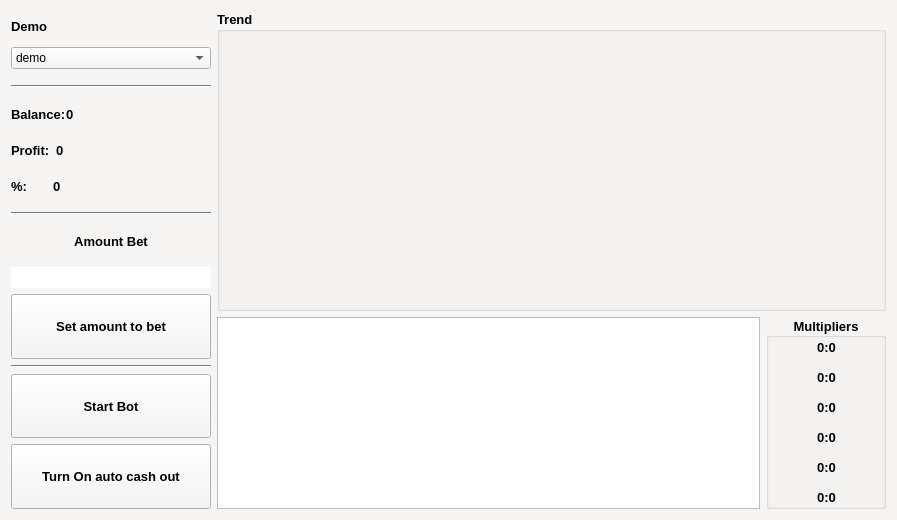
<?xml version="1.0" encoding="UTF-8"?>
<ui version="4.0">
 <class>consoleForm</class>
 <widget class="QWidget" name="consoleForm">
  <property name="geometry">
   <rect>
    <x>0</x>
    <y>0</y>
    <width>897</width>
    <height>520</height>
   </rect>
  </property>
  <property name="minimumSize">
   <size>
    <width>200</width>
    <height>200</height>
   </size>
  </property>
  <property name="maximumSize">
   <size>
    <width>1920</width>
    <height>1080</height>
   </size>
  </property>
  <property name="palette">
   <palette>
    <active>
     <colorrole role="WindowText">
      <brush brushstyle="SolidPattern">
       <color alpha="255">
        <red>0</red>
        <green>0</green>
        <blue>0</blue>
       </color>
      </brush>
     </colorrole>
     <colorrole role="Button">
      <brush brushstyle="SolidPattern">
       <color alpha="255">
        <red>246</red>
        <green>245</green>
        <blue>244</blue>
       </color>
      </brush>
     </colorrole>
     <colorrole role="Light">
      <brush brushstyle="SolidPattern">
       <color alpha="255">
        <red>255</red>
        <green>255</green>
        <blue>255</blue>
       </color>
      </brush>
     </colorrole>
     <colorrole role="Midlight">
      <brush brushstyle="SolidPattern">
       <color alpha="255">
        <red>250</red>
        <green>250</green>
        <blue>249</blue>
       </color>
      </brush>
     </colorrole>
     <colorrole role="Dark">
      <brush brushstyle="SolidPattern">
       <color alpha="255">
        <red>123</red>
        <green>122</green>
        <blue>122</blue>
       </color>
      </brush>
     </colorrole>
     <colorrole role="Mid">
      <brush brushstyle="SolidPattern">
       <color alpha="255">
        <red>164</red>
        <green>163</green>
        <blue>163</blue>
       </color>
      </brush>
     </colorrole>
     <colorrole role="Text">
      <brush brushstyle="SolidPattern">
       <color alpha="255">
        <red>0</red>
        <green>0</green>
        <blue>0</blue>
       </color>
      </brush>
     </colorrole>
     <colorrole role="BrightText">
      <brush brushstyle="SolidPattern">
       <color alpha="255">
        <red>255</red>
        <green>255</green>
        <blue>255</blue>
       </color>
      </brush>
     </colorrole>
     <colorrole role="ButtonText">
      <brush brushstyle="SolidPattern">
       <color alpha="255">
        <red>0</red>
        <green>0</green>
        <blue>0</blue>
       </color>
      </brush>
     </colorrole>
     <colorrole role="Base">
      <brush brushstyle="SolidPattern">
       <color alpha="255">
        <red>255</red>
        <green>255</green>
        <blue>255</blue>
       </color>
      </brush>
     </colorrole>
     <colorrole role="Window">
      <brush brushstyle="SolidPattern">
       <color alpha="255">
        <red>246</red>
        <green>245</green>
        <blue>244</blue>
       </color>
      </brush>
     </colorrole>
     <colorrole role="Shadow">
      <brush brushstyle="SolidPattern">
       <color alpha="255">
        <red>0</red>
        <green>0</green>
        <blue>0</blue>
       </color>
      </brush>
     </colorrole>
     <colorrole role="AlternateBase">
      <brush brushstyle="SolidPattern">
       <color alpha="255">
        <red>250</red>
        <green>250</green>
        <blue>249</blue>
       </color>
      </brush>
     </colorrole>
     <colorrole role="ToolTipBase">
      <brush brushstyle="SolidPattern">
       <color alpha="255">
        <red>0</red>
        <green>0</green>
        <blue>0</blue>
       </color>
      </brush>
     </colorrole>
     <colorrole role="ToolTipText">
      <brush brushstyle="SolidPattern">
       <color alpha="255">
        <red>255</red>
        <green>255</green>
        <blue>255</blue>
       </color>
      </brush>
     </colorrole>
     <colorrole role="PlaceholderText">
      <brush brushstyle="SolidPattern">
       <color alpha="128">
        <red>0</red>
        <green>0</green>
        <blue>0</blue>
       </color>
      </brush>
     </colorrole>
    </active>
    <inactive>
     <colorrole role="WindowText">
      <brush brushstyle="SolidPattern">
       <color alpha="255">
        <red>0</red>
        <green>0</green>
        <blue>0</blue>
       </color>
      </brush>
     </colorrole>
     <colorrole role="Button">
      <brush brushstyle="SolidPattern">
       <color alpha="255">
        <red>246</red>
        <green>245</green>
        <blue>244</blue>
       </color>
      </brush>
     </colorrole>
     <colorrole role="Light">
      <brush brushstyle="SolidPattern">
       <color alpha="255">
        <red>255</red>
        <green>255</green>
        <blue>255</blue>
       </color>
      </brush>
     </colorrole>
     <colorrole role="Midlight">
      <brush brushstyle="SolidPattern">
       <color alpha="255">
        <red>250</red>
        <green>250</green>
        <blue>249</blue>
       </color>
      </brush>
     </colorrole>
     <colorrole role="Dark">
      <brush brushstyle="SolidPattern">
       <color alpha="255">
        <red>123</red>
        <green>122</green>
        <blue>122</blue>
       </color>
      </brush>
     </colorrole>
     <colorrole role="Mid">
      <brush brushstyle="SolidPattern">
       <color alpha="255">
        <red>164</red>
        <green>163</green>
        <blue>163</blue>
       </color>
      </brush>
     </colorrole>
     <colorrole role="Text">
      <brush brushstyle="SolidPattern">
       <color alpha="255">
        <red>0</red>
        <green>0</green>
        <blue>0</blue>
       </color>
      </brush>
     </colorrole>
     <colorrole role="BrightText">
      <brush brushstyle="SolidPattern">
       <color alpha="255">
        <red>255</red>
        <green>255</green>
        <blue>255</blue>
       </color>
      </brush>
     </colorrole>
     <colorrole role="ButtonText">
      <brush brushstyle="SolidPattern">
       <color alpha="255">
        <red>0</red>
        <green>0</green>
        <blue>0</blue>
       </color>
      </brush>
     </colorrole>
     <colorrole role="Base">
      <brush brushstyle="SolidPattern">
       <color alpha="255">
        <red>255</red>
        <green>255</green>
        <blue>255</blue>
       </color>
      </brush>
     </colorrole>
     <colorrole role="Window">
      <brush brushstyle="SolidPattern">
       <color alpha="255">
        <red>246</red>
        <green>245</green>
        <blue>244</blue>
       </color>
      </brush>
     </colorrole>
     <colorrole role="Shadow">
      <brush brushstyle="SolidPattern">
       <color alpha="255">
        <red>0</red>
        <green>0</green>
        <blue>0</blue>
       </color>
      </brush>
     </colorrole>
     <colorrole role="AlternateBase">
      <brush brushstyle="SolidPattern">
       <color alpha="255">
        <red>250</red>
        <green>250</green>
        <blue>249</blue>
       </color>
      </brush>
     </colorrole>
     <colorrole role="ToolTipBase">
      <brush brushstyle="SolidPattern">
       <color alpha="255">
        <red>0</red>
        <green>0</green>
        <blue>0</blue>
       </color>
      </brush>
     </colorrole>
     <colorrole role="ToolTipText">
      <brush brushstyle="SolidPattern">
       <color alpha="255">
        <red>255</red>
        <green>255</green>
        <blue>255</blue>
       </color>
      </brush>
     </colorrole>
     <colorrole role="PlaceholderText">
      <brush brushstyle="SolidPattern">
       <color alpha="128">
        <red>0</red>
        <green>0</green>
        <blue>0</blue>
       </color>
      </brush>
     </colorrole>
    </inactive>
    <disabled>
     <colorrole role="WindowText">
      <brush brushstyle="SolidPattern">
       <color alpha="255">
        <red>123</red>
        <green>122</green>
        <blue>122</blue>
       </color>
      </brush>
     </colorrole>
     <colorrole role="Button">
      <brush brushstyle="SolidPattern">
       <color alpha="255">
        <red>246</red>
        <green>245</green>
        <blue>244</blue>
       </color>
      </brush>
     </colorrole>
     <colorrole role="Light">
      <brush brushstyle="SolidPattern">
       <color alpha="255">
        <red>255</red>
        <green>255</green>
        <blue>255</blue>
       </color>
      </brush>
     </colorrole>
     <colorrole role="Midlight">
      <brush brushstyle="SolidPattern">
       <color alpha="255">
        <red>250</red>
        <green>250</green>
        <blue>249</blue>
       </color>
      </brush>
     </colorrole>
     <colorrole role="Dark">
      <brush brushstyle="SolidPattern">
       <color alpha="255">
        <red>123</red>
        <green>122</green>
        <blue>122</blue>
       </color>
      </brush>
     </colorrole>
     <colorrole role="Mid">
      <brush brushstyle="SolidPattern">
       <color alpha="255">
        <red>164</red>
        <green>163</green>
        <blue>163</blue>
       </color>
      </brush>
     </colorrole>
     <colorrole role="Text">
      <brush brushstyle="SolidPattern">
       <color alpha="255">
        <red>123</red>
        <green>122</green>
        <blue>122</blue>
       </color>
      </brush>
     </colorrole>
     <colorrole role="BrightText">
      <brush brushstyle="SolidPattern">
       <color alpha="255">
        <red>255</red>
        <green>255</green>
        <blue>255</blue>
       </color>
      </brush>
     </colorrole>
     <colorrole role="ButtonText">
      <brush brushstyle="SolidPattern">
       <color alpha="255">
        <red>123</red>
        <green>122</green>
        <blue>122</blue>
       </color>
      </brush>
     </colorrole>
     <colorrole role="Base">
      <brush brushstyle="SolidPattern">
       <color alpha="255">
        <red>246</red>
        <green>245</green>
        <blue>244</blue>
       </color>
      </brush>
     </colorrole>
     <colorrole role="Window">
      <brush brushstyle="SolidPattern">
       <color alpha="255">
        <red>246</red>
        <green>245</green>
        <blue>244</blue>
       </color>
      </brush>
     </colorrole>
     <colorrole role="Shadow">
      <brush brushstyle="SolidPattern">
       <color alpha="255">
        <red>0</red>
        <green>0</green>
        <blue>0</blue>
       </color>
      </brush>
     </colorrole>
     <colorrole role="AlternateBase">
      <brush brushstyle="SolidPattern">
       <color alpha="255">
        <red>246</red>
        <green>245</green>
        <blue>244</blue>
       </color>
      </brush>
     </colorrole>
     <colorrole role="ToolTipBase">
      <brush brushstyle="SolidPattern">
       <color alpha="255">
        <red>0</red>
        <green>0</green>
        <blue>0</blue>
       </color>
      </brush>
     </colorrole>
     <colorrole role="ToolTipText">
      <brush brushstyle="SolidPattern">
       <color alpha="255">
        <red>255</red>
        <green>255</green>
        <blue>255</blue>
       </color>
      </brush>
     </colorrole>
     <colorrole role="PlaceholderText">
      <brush brushstyle="SolidPattern">
       <color alpha="128">
        <red>0</red>
        <green>0</green>
        <blue>0</blue>
       </color>
      </brush>
     </colorrole>
    </disabled>
   </palette>
  </property>
  <property name="windowTitle">
   <string notr="true">Form</string>
  </property>
  <property name="inputMethodHints">
   <set>Qt::ImhPreferNumbers</set>
  </property>
  <layout class="QHBoxLayout" name="horizontalLayout">
   <item>
    <layout class="QVBoxLayout" name="verticalLayout">
     <property name="spacing">
      <number>-1</number>
     </property>
     <property name="sizeConstraint">
      <enum>QLayout::SetDefaultConstraint</enum>
     </property>
     <property name="rightMargin">
      <number>0</number>
     </property>
     <item>
      <widget class="QLabel" name="lbl_home_bet">
       <property name="sizePolicy">
        <sizepolicy hsizetype="Fixed" vsizetype="Fixed">
         <horstretch>1</horstretch>
         <verstretch>0</verstretch>
        </sizepolicy>
       </property>
       <property name="minimumSize">
        <size>
         <width>200</width>
         <height>30</height>
        </size>
       </property>
       <property name="maximumSize">
        <size>
         <width>200</width>
         <height>30</height>
        </size>
       </property>
       <property name="font">
        <font>
         <family>Arial</family>
         <pointsize>10</pointsize>
         <bold>true</bold>
        </font>
       </property>
       <property name="text">
        <string>Demo</string>
       </property>
      </widget>
     </item>
     <item>
      <widget class="QComboBox" name="cmb_bot">
       <property name="sizePolicy">
        <sizepolicy hsizetype="Minimum" vsizetype="Fixed">
         <horstretch>0</horstretch>
         <verstretch>0</verstretch>
        </sizepolicy>
       </property>
       <item>
        <property name="text">
         <string>demo</string>
        </property>
       </item>
      </widget>
     </item>
     <item>
      <spacer name="verticalSpacer_3">
       <property name="orientation">
        <enum>Qt::Vertical</enum>
       </property>
       <property name="sizeType">
        <enum>QSizePolicy::Fixed</enum>
       </property>
       <property name="sizeHint" stdset="0">
        <size>
         <width>20</width>
         <height>10</height>
        </size>
       </property>
      </spacer>
     </item>
     <item>
      <widget class="Line" name="line_4">
       <property name="sizePolicy">
        <sizepolicy hsizetype="Minimum" vsizetype="Fixed">
         <horstretch>1</horstretch>
         <verstretch>0</verstretch>
        </sizepolicy>
       </property>
       <property name="orientation">
        <enum>Qt::Horizontal</enum>
       </property>
      </widget>
     </item>
     <item>
      <spacer name="verticalSpacer_2">
       <property name="orientation">
        <enum>Qt::Vertical</enum>
       </property>
       <property name="sizeType">
        <enum>QSizePolicy::Fixed</enum>
       </property>
       <property name="sizeHint" stdset="0">
        <size>
         <width>20</width>
         <height>5</height>
        </size>
       </property>
      </spacer>
     </item>
     <item>
      <layout class="QHBoxLayout" name="horizontalLayout_4" stretch="0,0">
       <property name="spacing">
        <number>0</number>
       </property>
       <item>
        <widget class="QLabel" name="label_2">
         <property name="sizePolicy">
          <sizepolicy hsizetype="Preferred" vsizetype="Preferred">
           <horstretch>0</horstretch>
           <verstretch>0</verstretch>
          </sizepolicy>
         </property>
         <property name="font">
          <font>
           <family>Arial</family>
           <pointsize>10</pointsize>
           <bold>true</bold>
          </font>
         </property>
         <property name="text">
          <string>Balance:</string>
         </property>
        </widget>
       </item>
       <item>
        <widget class="QLabel" name="lbl_balance">
         <property name="sizePolicy">
          <sizepolicy hsizetype="Preferred" vsizetype="Fixed">
           <horstretch>1</horstretch>
           <verstretch>0</verstretch>
          </sizepolicy>
         </property>
         <property name="minimumSize">
          <size>
           <width>0</width>
           <height>30</height>
          </size>
         </property>
         <property name="font">
          <font>
           <family>Arial</family>
           <pointsize>10</pointsize>
           <bold>true</bold>
          </font>
         </property>
         <property name="text">
          <string>0</string>
         </property>
        </widget>
       </item>
      </layout>
     </item>
     <item>
      <layout class="QHBoxLayout" name="horizontalLayout_3">
       <item>
        <widget class="QLabel" name="label_4">
         <property name="sizePolicy">
          <sizepolicy hsizetype="Preferred" vsizetype="Preferred">
           <horstretch>0</horstretch>
           <verstretch>0</verstretch>
          </sizepolicy>
         </property>
         <property name="font">
          <font>
           <family>Arial</family>
           <pointsize>10</pointsize>
           <bold>true</bold>
          </font>
         </property>
         <property name="text">
          <string>Profit:</string>
         </property>
        </widget>
       </item>
       <item>
        <widget class="QLabel" name="lbl_profit">
         <property name="sizePolicy">
          <sizepolicy hsizetype="Preferred" vsizetype="Fixed">
           <horstretch>1</horstretch>
           <verstretch>0</verstretch>
          </sizepolicy>
         </property>
         <property name="minimumSize">
          <size>
           <width>0</width>
           <height>30</height>
          </size>
         </property>
         <property name="font">
          <font>
           <family>Arial</family>
           <pointsize>10</pointsize>
           <bold>true</bold>
           <kerning>true</kerning>
          </font>
         </property>
         <property name="text">
          <string>0</string>
         </property>
        </widget>
       </item>
      </layout>
     </item>
     <item>
      <layout class="QHBoxLayout" name="horizontalLayout_5">
       <property name="spacing">
        <number>26</number>
       </property>
       <property name="sizeConstraint">
        <enum>QLayout::SetFixedSize</enum>
       </property>
       <item>
        <widget class="QLabel" name="label_5">
         <property name="sizePolicy">
          <sizepolicy hsizetype="Preferred" vsizetype="Fixed">
           <horstretch>0</horstretch>
           <verstretch>0</verstretch>
          </sizepolicy>
         </property>
         <property name="minimumSize">
          <size>
           <width>0</width>
           <height>30</height>
          </size>
         </property>
         <property name="font">
          <font>
           <family>Arial</family>
           <pointsize>10</pointsize>
           <bold>true</bold>
          </font>
         </property>
         <property name="text">
          <string>%:</string>
         </property>
        </widget>
       </item>
       <item>
        <widget class="QLabel" name="lbl_profit_per">
         <property name="sizePolicy">
          <sizepolicy hsizetype="Preferred" vsizetype="Fixed">
           <horstretch>1</horstretch>
           <verstretch>0</verstretch>
          </sizepolicy>
         </property>
         <property name="minimumSize">
          <size>
           <width>0</width>
           <height>30</height>
          </size>
         </property>
         <property name="font">
          <font>
           <family>Arial</family>
           <pointsize>10</pointsize>
           <bold>true</bold>
          </font>
         </property>
         <property name="text">
          <string>0</string>
         </property>
        </widget>
       </item>
      </layout>
     </item>
     <item>
      <spacer name="verticalSpacer">
       <property name="orientation">
        <enum>Qt::Vertical</enum>
       </property>
       <property name="sizeType">
        <enum>QSizePolicy::Fixed</enum>
       </property>
       <property name="sizeHint" stdset="0">
        <size>
         <width>20</width>
         <height>5</height>
        </size>
       </property>
      </spacer>
     </item>
     <item>
      <widget class="Line" name="line_5">
       <property name="orientation">
        <enum>Qt::Horizontal</enum>
       </property>
      </widget>
     </item>
     <item>
      <widget class="QLabel" name="label">
       <property name="sizePolicy">
        <sizepolicy hsizetype="Preferred" vsizetype="Fixed">
         <horstretch>0</horstretch>
         <verstretch>0</verstretch>
        </sizepolicy>
       </property>
       <property name="minimumSize">
        <size>
         <width>0</width>
         <height>40</height>
        </size>
       </property>
       <property name="maximumSize">
        <size>
         <width>16777215</width>
         <height>40</height>
        </size>
       </property>
       <property name="font">
        <font>
         <family>Arial</family>
         <pointsize>10</pointsize>
         <bold>true</bold>
        </font>
       </property>
       <property name="text">
        <string>Amount Bet</string>
       </property>
       <property name="alignment">
        <set>Qt::AlignCenter</set>
       </property>
      </widget>
     </item>
     <item>
      <widget class="QLineEdit" name="txt_max_amount_to_bet">
       <property name="sizePolicy">
        <sizepolicy hsizetype="Preferred" vsizetype="Fixed">
         <horstretch>0</horstretch>
         <verstretch>0</verstretch>
        </sizepolicy>
       </property>
       <property name="font">
        <font>
         <family>Arial</family>
         <pointsize>10</pointsize>
        </font>
       </property>
       <property name="inputMethodHints">
        <set>Qt::ImhPreferNumbers</set>
       </property>
       <property name="inputMask">
        <string notr="true"/>
       </property>
       <property name="maxLength">
        <number>600</number>
       </property>
       <property name="frame">
        <bool>false</bool>
       </property>
       <property name="clearButtonEnabled">
        <bool>true</bool>
       </property>
      </widget>
     </item>
     <item>
      <widget class="QPushButton" name="btn_set_max_amount">
       <property name="sizePolicy">
        <sizepolicy hsizetype="Minimum" vsizetype="Preferred">
         <horstretch>0</horstretch>
         <verstretch>0</verstretch>
        </sizepolicy>
       </property>
       <property name="minimumSize">
        <size>
         <width>0</width>
         <height>0</height>
        </size>
       </property>
       <property name="maximumSize">
        <size>
         <width>16777215</width>
         <height>16777215</height>
        </size>
       </property>
       <property name="font">
        <font>
         <family>Arial</family>
         <pointsize>10</pointsize>
         <bold>true</bold>
        </font>
       </property>
       <property name="cursor">
        <cursorShape>PointingHandCursor</cursorShape>
       </property>
       <property name="text">
        <string>Set amount to bet</string>
       </property>
      </widget>
     </item>
     <item>
      <widget class="Line" name="line_6">
       <property name="orientation">
        <enum>Qt::Horizontal</enum>
       </property>
      </widget>
     </item>
     <item>
      <widget class="QPushButton" name="btn_auto_bet">
       <property name="sizePolicy">
        <sizepolicy hsizetype="Minimum" vsizetype="Preferred">
         <horstretch>0</horstretch>
         <verstretch>0</verstretch>
        </sizepolicy>
       </property>
       <property name="minimumSize">
        <size>
         <width>0</width>
         <height>0</height>
        </size>
       </property>
       <property name="maximumSize">
        <size>
         <width>16777215</width>
         <height>16777215</height>
        </size>
       </property>
       <property name="font">
        <font>
         <family>Arial</family>
         <pointsize>10</pointsize>
         <bold>true</bold>
        </font>
       </property>
       <property name="cursor">
        <cursorShape>PointingHandCursor</cursorShape>
       </property>
       <property name="toolTip">
        <string extracomment="turn on/of auto bet"/>
       </property>
       <property name="text">
        <string>Start Bot</string>
       </property>
       <property name="checkable">
        <bool>true</bool>
       </property>
      </widget>
     </item>
     <item>
      <widget class="QPushButton" name="btn_auto_cash_out">
       <property name="sizePolicy">
        <sizepolicy hsizetype="Minimum" vsizetype="Preferred">
         <horstretch>0</horstretch>
         <verstretch>0</verstretch>
        </sizepolicy>
       </property>
       <property name="minimumSize">
        <size>
         <width>0</width>
         <height>0</height>
        </size>
       </property>
       <property name="maximumSize">
        <size>
         <width>16777215</width>
         <height>16777215</height>
        </size>
       </property>
       <property name="font">
        <font>
         <family>Arial</family>
         <pointsize>10</pointsize>
         <bold>true</bold>
        </font>
       </property>
       <property name="cursor">
        <cursorShape>PointingHandCursor</cursorShape>
       </property>
       <property name="toolTip">
        <string extracomment="turn on/of auto bet"/>
       </property>
       <property name="text">
        <string>Turn On auto cash out</string>
       </property>
       <property name="checkable">
        <bool>true</bool>
       </property>
      </widget>
     </item>
    </layout>
   </item>
   <item>
    <layout class="QVBoxLayout" name="verticalLayout_2">
     <property name="rightMargin">
      <number>0</number>
     </property>
     <item>
      <widget class="QGroupBox" name="gbox_graph">
       <property name="sizePolicy">
        <sizepolicy hsizetype="Preferred" vsizetype="Preferred">
         <horstretch>3</horstretch>
         <verstretch>4</verstretch>
        </sizepolicy>
       </property>
       <property name="minimumSize">
        <size>
         <width>0</width>
         <height>0</height>
        </size>
       </property>
       <property name="palette">
        <palette>
         <active>
          <colorrole role="ToolTipBase">
           <brush brushstyle="SolidPattern">
            <color alpha="255">
             <red>0</red>
             <green>0</green>
             <blue>0</blue>
            </color>
           </brush>
          </colorrole>
          <colorrole role="ToolTipText">
           <brush brushstyle="SolidPattern">
            <color alpha="255">
             <red>255</red>
             <green>255</green>
             <blue>255</blue>
            </color>
           </brush>
          </colorrole>
         </active>
         <inactive>
          <colorrole role="ToolTipBase">
           <brush brushstyle="SolidPattern">
            <color alpha="255">
             <red>0</red>
             <green>0</green>
             <blue>0</blue>
            </color>
           </brush>
          </colorrole>
          <colorrole role="ToolTipText">
           <brush brushstyle="SolidPattern">
            <color alpha="255">
             <red>255</red>
             <green>255</green>
             <blue>255</blue>
            </color>
           </brush>
          </colorrole>
         </inactive>
         <disabled>
          <colorrole role="ToolTipBase">
           <brush brushstyle="SolidPattern">
            <color alpha="255">
             <red>0</red>
             <green>0</green>
             <blue>0</blue>
            </color>
           </brush>
          </colorrole>
          <colorrole role="ToolTipText">
           <brush brushstyle="SolidPattern">
            <color alpha="255">
             <red>255</red>
             <green>255</green>
             <blue>255</blue>
            </color>
           </brush>
          </colorrole>
         </disabled>
        </palette>
       </property>
       <property name="font">
        <font>
         <family>Arial</family>
         <pointsize>10</pointsize>
         <bold>true</bold>
        </font>
       </property>
       <property name="tabletTracking">
        <bool>false</bool>
       </property>
       <property name="acceptDrops">
        <bool>false</bool>
       </property>
       <property name="toolTip">
        <string/>
       </property>
       <property name="whatsThis">
        <string notr="true"/>
       </property>
       <property name="autoFillBackground">
        <bool>false</bool>
       </property>
       <property name="title">
        <string>Trend</string>
       </property>
       <property name="flat">
        <bool>false</bool>
       </property>
       <property name="checkable">
        <bool>false</bool>
       </property>
      </widget>
     </item>
     <item>
      <layout class="QHBoxLayout" name="horizontalLayout_7">
       <property name="sizeConstraint">
        <enum>QLayout::SetDefaultConstraint</enum>
       </property>
       <property name="rightMargin">
        <number>0</number>
       </property>
       <item>
        <widget class="QListWidget" name="list_log">
         <property name="sizePolicy">
          <sizepolicy hsizetype="Expanding" vsizetype="Expanding">
           <horstretch>2</horstretch>
           <verstretch>0</verstretch>
          </sizepolicy>
         </property>
         <property name="font">
          <font>
           <family>Arial</family>
           <pointsize>10</pointsize>
          </font>
         </property>
         <property name="toolTip">
          <string>log messages</string>
         </property>
        </widget>
       </item>
       <item>
        <widget class="QGroupBox" name="groupBox">
         <property name="sizePolicy">
          <sizepolicy hsizetype="Fixed" vsizetype="Preferred">
           <horstretch>1</horstretch>
           <verstretch>0</verstretch>
          </sizepolicy>
         </property>
         <property name="minimumSize">
          <size>
           <width>120</width>
           <height>0</height>
          </size>
         </property>
         <property name="palette">
          <palette>
           <active>
            <colorrole role="ToolTipBase">
             <brush brushstyle="SolidPattern">
              <color alpha="255">
               <red>0</red>
               <green>0</green>
               <blue>0</blue>
              </color>
             </brush>
            </colorrole>
            <colorrole role="ToolTipText">
             <brush brushstyle="SolidPattern">
              <color alpha="255">
               <red>255</red>
               <green>255</green>
               <blue>255</blue>
              </color>
             </brush>
            </colorrole>
           </active>
           <inactive>
            <colorrole role="ToolTipBase">
             <brush brushstyle="SolidPattern">
              <color alpha="255">
               <red>0</red>
               <green>0</green>
               <blue>0</blue>
              </color>
             </brush>
            </colorrole>
            <colorrole role="ToolTipText">
             <brush brushstyle="SolidPattern">
              <color alpha="255">
               <red>255</red>
               <green>255</green>
               <blue>255</blue>
              </color>
             </brush>
            </colorrole>
           </inactive>
           <disabled>
            <colorrole role="ToolTipBase">
             <brush brushstyle="SolidPattern">
              <color alpha="255">
               <red>0</red>
               <green>0</green>
               <blue>0</blue>
              </color>
             </brush>
            </colorrole>
            <colorrole role="ToolTipText">
             <brush brushstyle="SolidPattern">
              <color alpha="255">
               <red>255</red>
               <green>255</green>
               <blue>255</blue>
              </color>
             </brush>
            </colorrole>
           </disabled>
          </palette>
         </property>
         <property name="font">
          <font>
           <family>Arial</family>
           <pointsize>10</pointsize>
           <italic>false</italic>
           <bold>true</bold>
           <underline>false</underline>
           <strikeout>false</strikeout>
          </font>
         </property>
         <property name="toolTip">
          <string/>
         </property>
         <property name="title">
          <string>Multipliers</string>
         </property>
         <property name="alignment">
          <set>Qt::AlignCenter</set>
         </property>
         <widget class="QLabel" name="lbl_mul_1">
          <property name="geometry">
           <rect>
            <x>0</x>
            <y>20</y>
            <width>121</width>
            <height>20</height>
           </rect>
          </property>
          <property name="font">
           <font>
            <family>Arial</family>
            <pointsize>10</pointsize>
            <italic>false</italic>
            <bold>true</bold>
            <underline>false</underline>
            <strikeout>false</strikeout>
           </font>
          </property>
          <property name="text">
           <string>0:0</string>
          </property>
          <property name="alignment">
           <set>Qt::AlignCenter</set>
          </property>
         </widget>
         <widget class="QLabel" name="lbl_mul_2">
          <property name="geometry">
           <rect>
            <x>0</x>
            <y>50</y>
            <width>121</width>
            <height>20</height>
           </rect>
          </property>
          <property name="font">
           <font>
            <family>Arial</family>
            <pointsize>10</pointsize>
            <italic>false</italic>
            <bold>true</bold>
            <underline>false</underline>
            <strikeout>false</strikeout>
           </font>
          </property>
          <property name="toolTip">
           <string/>
          </property>
          <property name="text">
           <string>0:0</string>
          </property>
          <property name="alignment">
           <set>Qt::AlignCenter</set>
          </property>
         </widget>
         <widget class="QLabel" name="lbl_mul_3">
          <property name="geometry">
           <rect>
            <x>0</x>
            <y>80</y>
            <width>121</width>
            <height>20</height>
           </rect>
          </property>
          <property name="font">
           <font>
            <family>Arial</family>
            <pointsize>10</pointsize>
            <italic>false</italic>
            <bold>true</bold>
            <underline>false</underline>
            <strikeout>false</strikeout>
           </font>
          </property>
          <property name="text">
           <string>0:0</string>
          </property>
          <property name="alignment">
           <set>Qt::AlignCenter</set>
          </property>
         </widget>
         <widget class="QLabel" name="lbl_mul_4">
          <property name="geometry">
           <rect>
            <x>0</x>
            <y>110</y>
            <width>121</width>
            <height>20</height>
           </rect>
          </property>
          <property name="font">
           <font>
            <family>Arial</family>
            <pointsize>10</pointsize>
            <italic>false</italic>
            <bold>true</bold>
            <underline>false</underline>
            <strikeout>false</strikeout>
           </font>
          </property>
          <property name="text">
           <string>0:0</string>
          </property>
          <property name="alignment">
           <set>Qt::AlignCenter</set>
          </property>
         </widget>
         <widget class="QLabel" name="lbl_mul_5">
          <property name="geometry">
           <rect>
            <x>0</x>
            <y>140</y>
            <width>121</width>
            <height>20</height>
           </rect>
          </property>
          <property name="font">
           <font>
            <family>Arial</family>
            <pointsize>10</pointsize>
            <italic>false</italic>
            <bold>true</bold>
            <underline>false</underline>
            <strikeout>false</strikeout>
           </font>
          </property>
          <property name="text">
           <string>0:0</string>
          </property>
          <property name="alignment">
           <set>Qt::AlignCenter</set>
          </property>
         </widget>
         <widget class="QLabel" name="lbl_mul_6">
          <property name="geometry">
           <rect>
            <x>0</x>
            <y>170</y>
            <width>121</width>
            <height>20</height>
           </rect>
          </property>
          <property name="font">
           <font>
            <family>Arial</family>
            <pointsize>10</pointsize>
            <italic>false</italic>
            <bold>true</bold>
            <underline>false</underline>
            <strikeout>false</strikeout>
           </font>
          </property>
          <property name="text">
           <string>0:0</string>
          </property>
          <property name="alignment">
           <set>Qt::AlignCenter</set>
          </property>
         </widget>
        </widget>
       </item>
      </layout>
     </item>
    </layout>
   </item>
  </layout>
 </widget>
 <resources/>
 <connections/>
</ui>
